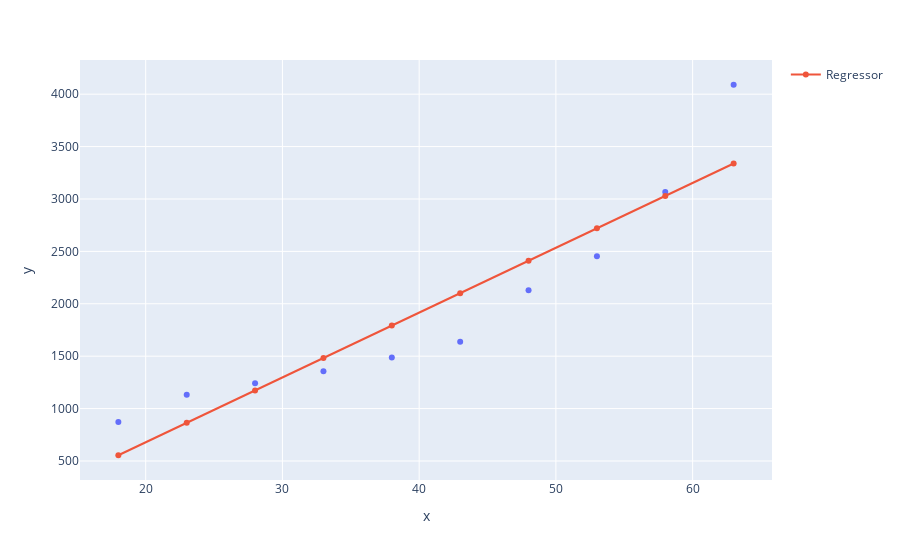

The notebook cell saved with this chart:
### Code cell
graph = px.scatter(x= X_health.ravel(), y= y_health)
graph.add_scatter(x= X_health.ravel(), y= pred, name='Regressor')
graph.show();

### Figure 1 — Plotly figure (JSON) as saved in the notebook; plotly's stock layout.template omitted (floating-point values rounded to 4 significant figures)
{"data": [{"hovertemplate": "x=%{x}<br>y=%{y}<extra></extra>", "legendgroup": "", "marker": {"color": "#636efa", "symbol": "circle"}, "mode": "markers", "name": "", "orientation": "v", "showlegend": false, "type": "scatter", "x": [18, 23, 28, 33, 38, 43, 48, 53, 58, 63], "xaxis": "x", "y": [871, 1132, 1242, 1356, 1488, 1638, 2130, 2454, 3066, 4090], "yaxis": "y"}, {"name": "Regressor", "type": "scatter", "x": [18, 23, 28, 33, 38, 43, 48, 53, 58, 63], "y": [554.7, 864.0, 1173.0, 1483.0, 1792.0, 2101.0, 2411.0, 2720.0, 3029.0, 3339.0]}], "layout": {"legend": {"tracegroupgap": 0}, "margin": {"t": 60}, "xaxis": {"anchor": "y", "domain": [0, 1], "title": {"text": "x"}}, "yaxis": {"anchor": "x", "domain": [0, 1], "title": {"text": "y"}}}}
